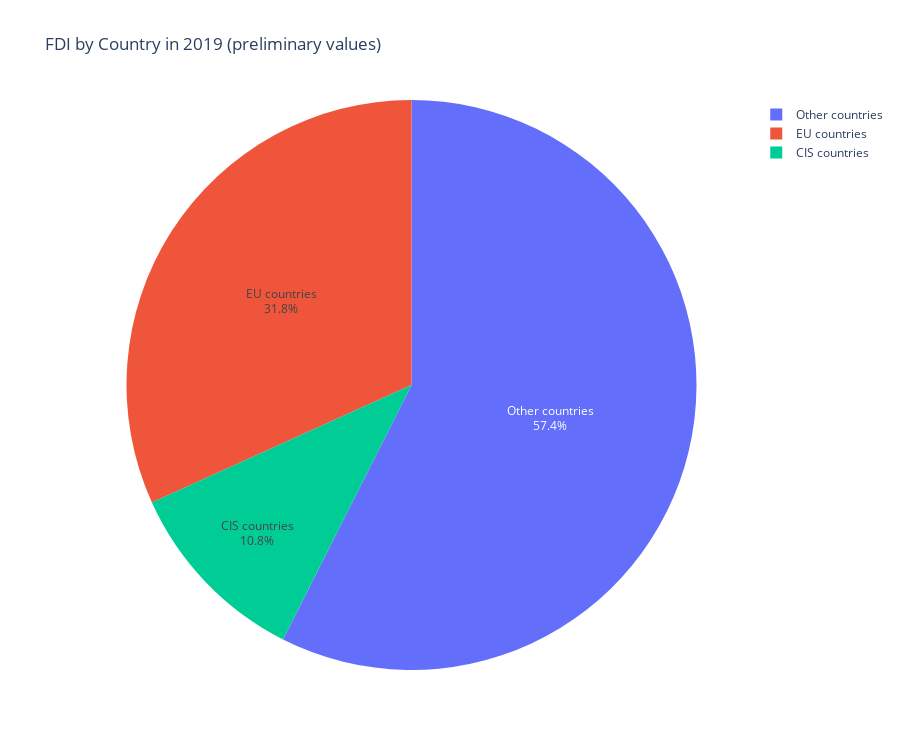

Source (notebook cell):
### Code cell
fig3 = px.pie(df_FDICountry.loc[["EU countries","CIS countries", "Other countries"]], values = 2019,names = "Countries", title = "FDI by Country in 2019 (preliminary values)", height = 750)
fig3.update_traces(textposition='inside', textinfo='percent+label')
fig3.show()

### Figure 1 — Plotly figure (JSON) as saved in the notebook; plotly's stock layout.template omitted (floating-point values rounded to 4 significant figures)
{"data": [{"domain": {"x": [0, 1], "y": [0, 1]}, "hovertemplate": "Countries=%{label}<br>2019=%{value}<extra></extra>", "labels": ["EU countries", "CIS countries", "Other countries", "Other countries"], "legendgroup": "", "name": "", "showlegend": true, "textinfo": "percent+label", "textposition": "inside", "type": "pie", "values": [426900.0, 145000.0, 757000.0, 14900.0]}], "layout": {"height": 750, "legend": {"tracegroupgap": 0}, "title": {"text": "FDI by Country in 2019 (preliminary values)"}}}
